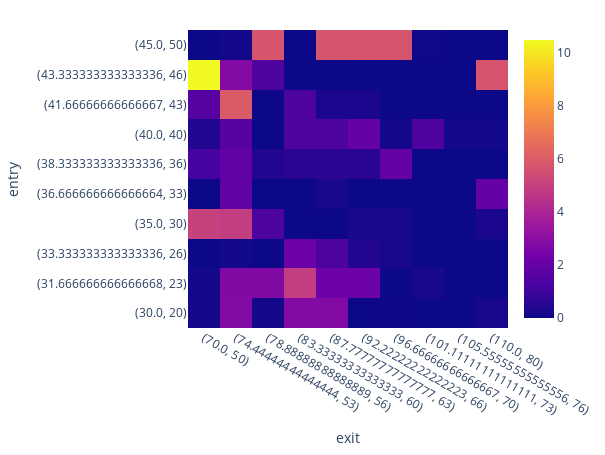

Source (notebook cell):
### Code cell
import numpy as np
import pandas as pd
import vectorbt as vbt
import yfinance as yf

# Parameters
num = 10
metric1 = "total_return"
metric2 = "max_drawdown"
start = "2020-01-01"

# Download TSLA data from Yahoo Finance
df = yf.download("BTC-USD", auto_adjust=True, start=start)
df = df[['Close']]

# Generate parameter arrays for moving averages entry/exit points
arr1 = np.linspace(20, 50, num=num)
arr2 = np.linspace(50, 80, num=num)

short = list(arr1.astype('i'))
long = list(arr2.astype('i'))

# Create a mesh grid in order to simulate more MA combinations
grid1 = np.array(np.meshgrid(short, long)).T.reshape(-1, 2)
lst1 = [x[0] for x in grid1[:, [0]]]
lst2 = [x[0] for x in grid1[:, [1]]]

# Generate short-term and long-term moving averages for each combination
short_ma = vbt.MA.run(df, lst1)
long_ma = vbt.MA.run(df, lst2)

# Generate RSI
rsi = vbt.RSI.run(df)

# Define entry and exit points for RSI
entry_points = np.linspace(30, 45, num=num)
exit_points = np.linspace(70, 110, num=num)

# Create a mesh grid in order to simulate more RSI combinations
grid2 = np.array(np.meshgrid(entry_points, exit_points)).T.reshape(-1, 2)

# Creating rsi indicators
rsi_buy_signal = rsi.rsi_crossed_above(list(grid2[:, [0]]))  
rsi_sell_signal = rsi.rsi_crossed_below(list(grid2[:, [1]])) 

ma_buy_signal = short_ma.ma_crossed_below(long_ma)
ma_sell_signal = short_ma.ma_crossed_below(long_ma)

entries = rsi_buy_signal.vbt & ma_buy_signal
exits = rsi_sell_signal.vbt & ma_sell_signal

print(entries)

# Build the portfolio using the combined signals
pf = vbt.Portfolio.from_signals(df, entries, exits)

# Display results
print(pf.stats())

# Get the performance metric
pf_perf = pf.deep_getattr(metric1)
print(pf_perf)

pf_perf_matrix = pf_perf.vbt.unstack_to_df(index_levels = ["rsi_crossed_above", 2], 
                  column_levels = ["rsi_crossed_below", 3] )


pf_perf_matrix.vbt.heatmap( 
    xaxis_title = "exit",
    yaxis_title = "entry" ).show()

### Figure 1 — Plotly figure (JSON) as saved in the notebook; plotly's stock layout.template omitted (floating-point values rounded to 4 significant figures)
{"data": [{"colorscale": [[0, "#0d0887"], [0.1111, "#46039f"], [0.2222, "#7201a8"], [0.3333, "#9c179e"], [0.4444, "#bd3786"], [0.5556, "#d8576b"], [0.6667, "#ed7953"], [0.7778, "#fb9f3a"], [0.8889, "#fdca26"], [1, "#f0f921"]], "hoverongaps": false, "type": "heatmap", "uid": "e7821f62-b709-444f-818f-5cdbcece8fd6", "x": ["(70.0, 50)", "(74.44444444444444, 53)", "(78.88888888888889, 56)", "(83.33333333333333, 60)", "(87.77777777777777, 63)", "(92.22222222222223, 66)", "(96.66666666666667, 70)", "(101.11111111111111, 73)", "(105.55555555555556, 76)", "(110.0, 80)"], "y": ["(30.0, 20)", "(31.666666666666668, 23)", "(33.333333333333336, 26)", "(35.0, 30)", "(36.666666666666664, 33)", "(38.333333333333336, 36)", "(40.0, 40)", "(41.66666666666667, 43)", "(43.333333333333336, 46)", "(45.0, 50)"], "z": [[0.1526, 2.802, 0.09401, 2.802, 2.802, 0, 0.0238, 0, 0, 0.249], [0.1036, 2.742, 2.742, 4.915, 2.164, 2.164, 0, 0.249, 0, 0], [0, 0.09401, 0, 2.164, 1.323, 0.4427, 0.249, 0, 0, 0], [5.05, 4.915, 1.323, 0, 0, 0.249, 0.251, 0, 0, 0.2799], [0, 1.851, 0, 0, 0.249, 0, 0.0046, 0, 0, 1.955], [1.165, 1.851, 0.4427, 0.5915, 0.5915, 0.5915, 1.955, 0, 0, 0], [0.4427, 1.611, 0, 1.321, 1.321, 1.955, 0.1142, 1.386, 0.1142, 0.1142], [1.611, 5.952, 0, 1.386, 0.2708, 0.2708, 0, 0, 0, 0], [10.49, 2.8, 1.365, 0, 0, 0, 0, 0.002048, 0, 5.739], [0, 0.1156, 5.739, 0, 5.701, 5.739, 5.739, 0.06664, 0, 0]]}], "layout": {"height": 455, "legend": {"orientation": "h", "traceorder": "normal", "x": 1, "xanchor": "right", "y": 1.02, "yanchor": "bottom"}, "margin": {"b": 30, "l": 30, "r": 30, "t": 30}, "width": 605, "xaxis": {"title": {"text": "exit"}}, "yaxis": {"title": {"text": "entry"}}}}
